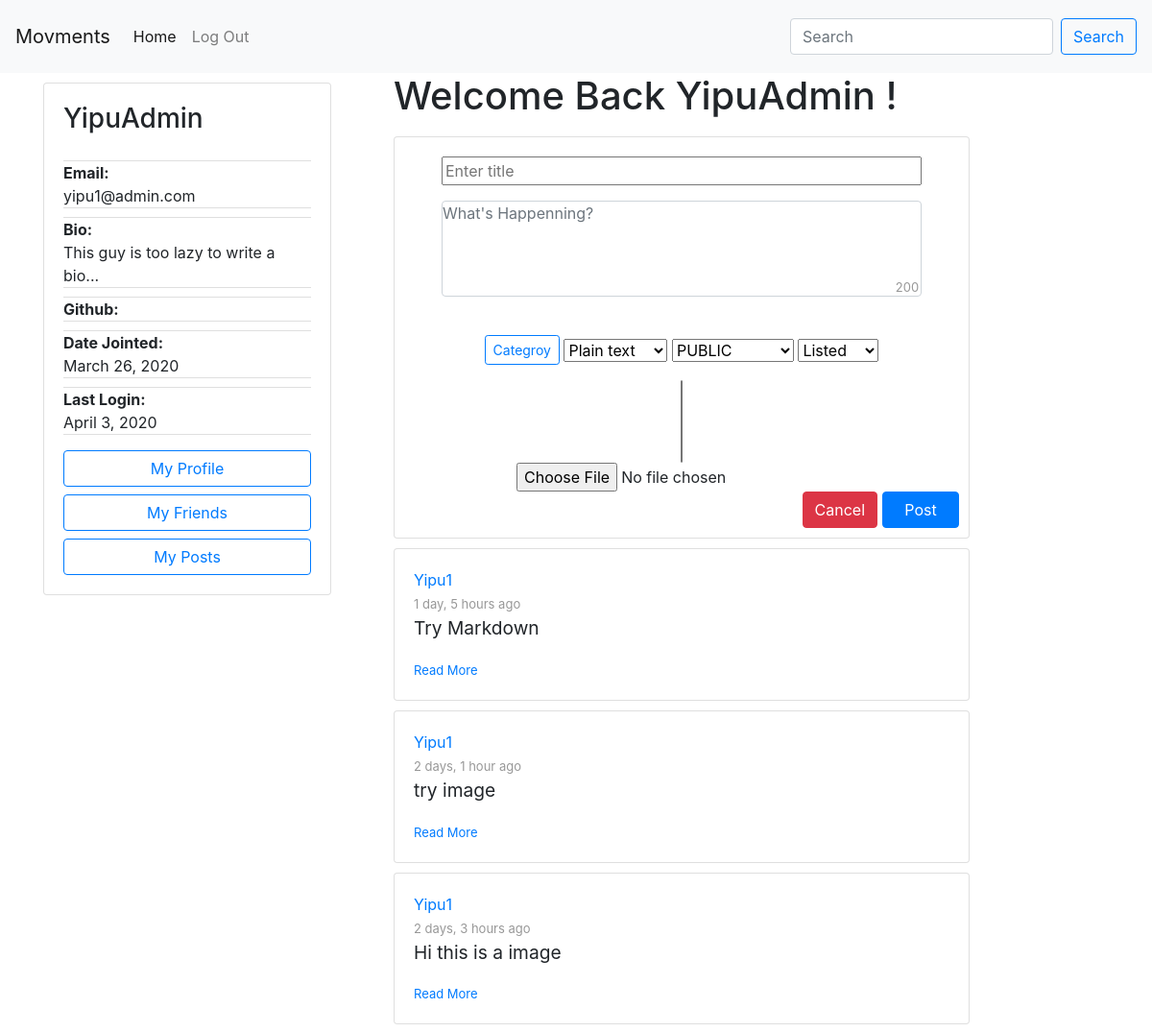
Before: /posts/ (signed in, upper part) with the older database file.
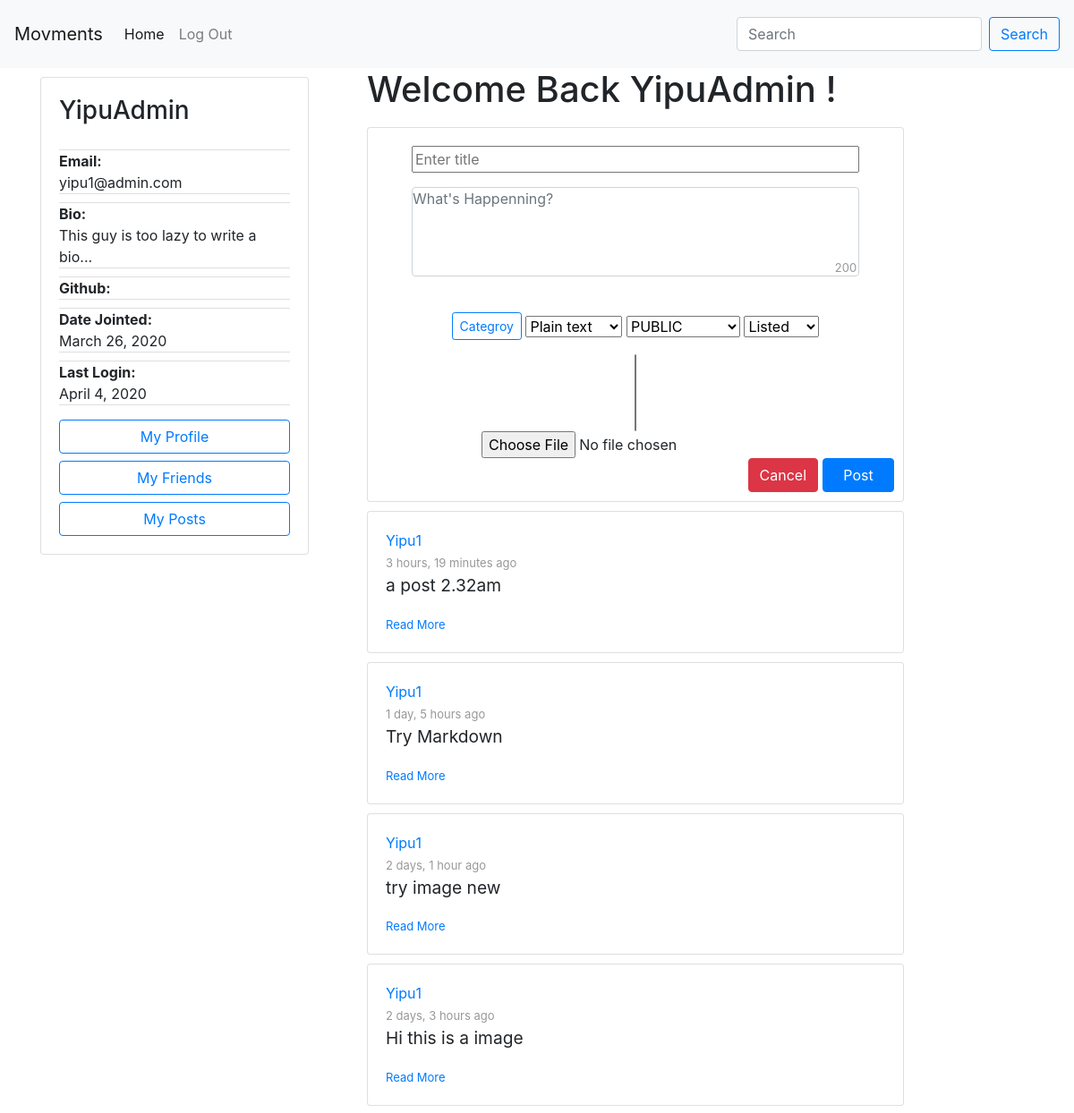
After: the same page with the newer database file.
### accounts/models.py (models this page shows, shortened)
class Author(AbstractBaseUser):
    email=models.EmailField(
        verbose_name='email address',
        max_length=60,
        unique=True,
    )
    id = models.CharField(primary_key=True, default=uuid.uuid4().urn[9:], editable=False,max_length=100,unique=True)
    displayName = models.CharField(max_length=30)
    lastName = models.CharField(max_length=30, blank=True)
    firstName = models.CharField(max_length=30, blank=True)
    host = models.CharField(default=settings.HOSTNAME, max_length=100)
    url = models.CharField(default="", max_length=100)
    avatar = models.ImageField(upload_to='avatar/', default = 'avatar/default-avatar.png', blank=True, null=True)
    github = models.URLField(default="", max_length=100, null=True)
    bio = models.CharField(default="This guy is too lazy to write a bio...", max_length=200, blank=True, null=True)
    date_joined=models.DateField(verbose_name="date joined", auto_now=True)
    last_login=models.DateField(verbose_name="last login", auto_now=True)
    active=models.BooleanField(default=True)
    activated=models.BooleanField(default=False)
    node=models.BooleanField(default=False)
    admin=models.BooleanField(default=False)
    share=models.BooleanField(default=False)
    share_image=models.BooleanField(default=False)
    objects = AuthorManager()
    USERNAME_FIELD = 'email'
    REQUIRED_FIELDS = ['displayName', ]

### posting/models.py (models this page shows, shortened)
class Post(models.Model):
    id = models.UUIDField(primary_key=True, default=uuid.uuid4, max_length=50, editable=False)
    author = models.ForeignKey(Author, on_delete=models.CASCADE)
    title = models.CharField(max_length=100)
    contentType = models.CharField(max_length=20, default = 'text/plain', choices=CONTENT_TYPE)
    origin = models.CharField(default="",max_length=200, editable=False)
    source = models.CharField(max_length=200, blank=True)
    content = models.TextField()
    categories = models.CharField(max_length=200, blank=True)
    unlisted = models.BooleanField(default=False, choices=UNLISTED)
    published = models.DateTimeField('date posted', auto_now_add=True, blank=True)
    visibility = models.CharField(max_length=10, default = 'PUBLIC', choices=POST_VISIBILITY)
    visibleTo = models.TextField(blank=True)

### posting/views.py (the view, shortened to what this page needs)
# urls.py: path('posts/', APIviews.ViewPublicPosts.as_view(), name='view public posts'),
class ViewPublicPosts(APIView):
    permission_classes = [IsActivatedOrReadOnly]
    def get(self, request, format=None):
        try:
            posts = getVisiblePosts(request.user)
            posts.sort(key=lambda x: x.published, reverse=True)
            context = {
                'post_list': posts[:20],
            }
            return render(request, "posting/stream.html", context)
        except Exception as e:
            print(e)
            return HttpResponseServerError(e)

### accounts/permissions.py (called while the page is built)
    def has_permission(self, request, view):
        if request.method in self.safe_method:
            return True
        if request.user:
            return request.user.is_activated
        return False

### posting/helper_functions.py (called while the page is built, shortened)
def getVisiblePosts(requester, author=None):
    result = set()
    if requester.is_anonymous or requester.host != settings.HOSTNAME:
        if author:
            return list(Post.objects.filter(author=author, visibility='PUBLIC', unlisted=False).order_by('-published'))
        else:
            return list(Post.objects.filter(visibility='PUBLIC', unlisted=False).order_by('-published'))

### posting/templates/posting/stream.html (shortened to what this page needs)
{% extends 'posting/homepage.html' %}
{% block shortProfile %}
    {% if request.user.is_authenticated %}
        <div class="short-profile" >
            {% include 'posting/profile-card.html' with request=request %}
        </div>
    {% endif %}
{% endblock %}
{% block content %}
    <ul>
    {% if post_list %}
            {% for post in post_list %}
            <li>
                {% include 'posting/post-inline-view.html' with post=post %}
            </li>
            {% endfor %}
        </ul>
    {% endif %}
{% endblock %}
{% block newPost %}
    {% if request.user.is_authenticated %}
    <div style="text-align:center;">
    <h1>Welcome Back {{ request.user.displayName }} !</h1>
    </div>
    <div class="card" style="width: 600px;">
        <form method="POST" class="post-form" enctype="multipart/form-data" id='post-form'>
            <div class="form-group">
                <input type="text" name="title" style="width:500px;" placeholder="Enter title" required="" maxlength="50" id="id_title">
            </div>
            <div class="form-group">
                <textarea name="content" cols="50" rows="30" class="textarea form-control" style="resize:none;width:500px;" placeholder="What's Happenning?" maxlength="200" required="" id="id_content"></textarea>
                <span id="counter" style="position: relative; bottom: 23px; left: 235px; font-size: small; color:#989898;">200</span>
            </div>
            <div class="container" style="margin-top: 10px;">
                <div class="btn-group">
                <button type="button" name="categories" data-toggle="collapse" href="#post-form-category-input" role="button" aria-expanded="false" aria-controls="post-form-category-input" class="btn btn-outline-primary btn-sm">Categroy</button>
                </div>
                <div class="btn-group">
                    <select name="contentType" id="id_contentType" class="selectpicker" data-style="btn-outline-primary btn-sm" data-width="120px" tabindex="-98">
                        <option value="text/plain" selected="">Plain text</option>
                      </select>
                </div>
                <div class="btn-group">
                    <select name="visibility" id="id_visibility" class="selectpicker" data-style="btn-outline-primary btn-sm" data-width="fit" tabindex="-98">
                        <option value="PUBLIC" selected="">PUBLIC</option>
                    </select>
                </div>
                <div class="btn-group">
                    <select name="unlisted" id="id_unlisted" class="selectpicker" data-style="btn-outline-primary btn-sm" data-width="fit" tabindex="-98">
                        <option value="False" selected="">Listed</option>
                    </select>
                </div>
            </div>
            <div class="btn-group">
                <select name="visibleTo" id="id_VisibleTo" multiple class="selectpicker" data-style="btn-outline-primary btn-sm" data-width="fit" tabindex="-98">
                </select>
            </div>
            <div>
                <input type="file" name="image" accept="image/*" id="id_image">
            </div>
            <div>
                <input type="submit" value="Post" id='post-form-btn-submit' class="btn btn-primary float-right" style="width: 80px;margin-right: 10px;margin-bottom: 10px;">
                <input id='cancel_btn' type="button" name="clear" class="btn btn-danger float-right" value="Cancel" style="margin-right: 5px;">
            </div>
        </form>
    </div>
    {% endif %}
{% endblock %}

### posting/templates/posting/profile-card.html
<div class="card  position-fixed" style="width: 300px;">
    <div class="card-body">
    <h3 class="card-title">{{request.user.displayName }}</h3>
    <p class="card-text">
        <ul class="list-group list-group-flush">
            <li class="list-group-item" style="padding: 0;"><span style="font-weight: bold;">Email:</span><br>{{ request.user.email }}</li>
            <li class="list-group-item" style="padding: 0;"><span style="font-weight: bold;">Bio:</span><br>{{ request.user.bio }}</li>
            <li class="list-group-item" style="padding: 0;"><span style="font-weight: bold;">Github:</span><br>{{ request.user.github }}</li>
            <li class="list-group-item" style="padding: 0;"><span style="font-weight: bold;">Date Jointed:</span><br> {{ request.user.date_joined }}</li>
            <li class="list-group-item" style="padding: 0;"><span style="font-weight: bold;">Last Login:</span><br>{{ request.user.last_login }}</li>
        </ul>
    </p>
    <div id="user-menu">
        <a href="{% url 'accounts:view profile' request.user.id %}" class="btn btn-outline-primary btn-block">My Profile</a>
        <a href="{% url 'friendship:get friends list' request.user.id %}" class="btn btn-outline-primary btn-block">My Friends</a>
        <a href="{% url 'posting:view user posts' request.user.id %}" class="btn btn-outline-primary btn-block">My Posts</a>
    </div>
    </div>
</div>

### posting/templates/posting/post-inline-view.html
<div class="card" style="width:600px">
    <div class="card-body">
      <a class="displa-name" href="{% url 'accounts:view profile' post.author.id %}">{{post.author.displayName}}</a>
      <br>
      <span id="timestamp">{{ post.published|timesince }} ago</span>
      <div class="card-title">
          <p style="font-size: larger;">{{ post.title }}</p></p>
      </div>
      <a  class="" href="{% url 'posting:view post details' post.id %}" style="font-size: small;" >Read More</a>
    </div>
</div>

Changed rows visible on the page:
changed Author "YipuAdmin": user.last_login "April 3, 2020" → "April 4, 2020"
added Post: author.displayName "Yipu1", published "3 hours, 19 minutes", title "a post 2.32am"
changed Post: title "try image" → "try image new"
